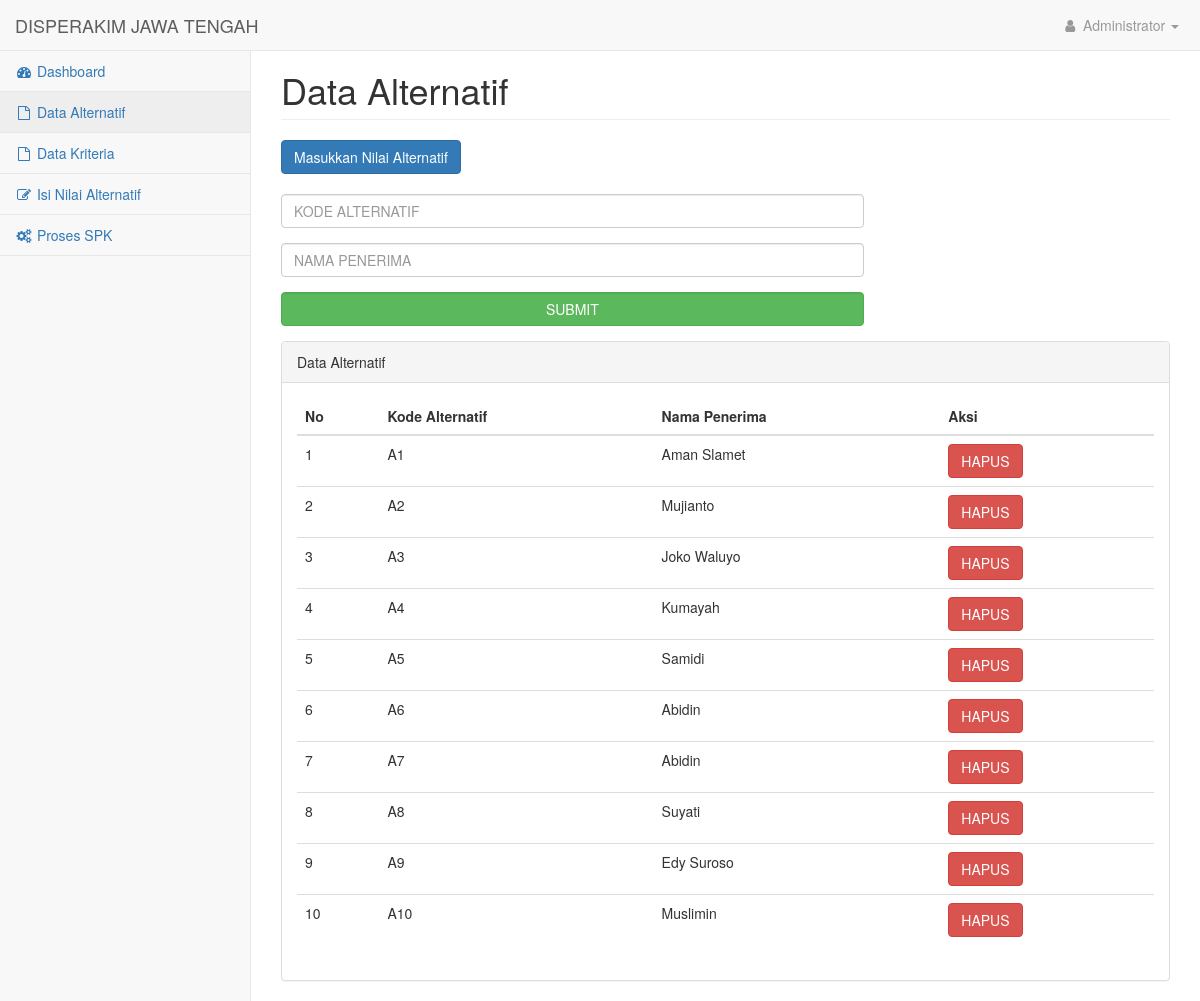
Screenshot of /alternatif.php (signed in) with the database file from the repository.
### tables this page shows
CREATE TABLE `penghuni` (
  `id_penghuni` int(11) NOT NULL,
  `kode_penghuni` varchar(20) NOT NULL,
  `nama_penghuni` varchar(50) NOT NULL
);

### alternatif.php (the view, shortened to what this page needs)
<?php
    include 'onek.php';
    require_once 'nav.php';
?>
            <div id="page-wrapper">
                <div class="container-fluid">
                    <div class="row">
                        <div class="col-lg-12">
                            <h1 class="page-header">Data Alternatif</h1>
                            <a class="btn btn-primary"href="nilai.php">Masukkan Nilai Alternatif</a><br><br>
                        </div>
                        <div class="col-lg-8">
                            <form role="form" action="" method="POST">
                                <div class="form-group">
                                    <input type="text" required name="kode_penghuni" class="form-control" placeholder="KODE ALTERNATIF">
                                </div>
                                <div class="form-group">
                                    <input type="text" required name="nama_penghuni" class="form-control" placeholder="NAMA PENERIMA">
                                </div>
                                <div class="form-group">
                                    <input type="submit" name="submit" class="form-control btn btn-success form-control" value="SUBMIT" placeholder="submit">
                                </div>
                            </form>
                        </div>
                        <div class="col-lg-12">
                            <div class="panel panel-default">
                                <div class="panel-heading">
                                    Data Alternatif
                                </div>
                                <div class="panel-body">
                                    <div class="table-responsive">
                                        <table class="table">
                                            <thead>
                                                <tr>
                                                    <th>No</th>
                                                    <th>Kode Alternatif</th>
                                                    <th>Nama Penerima</th>
                                                    <th>Aksi</th>
                                                </tr>
                                            </thead>
                                            <tbody>
                                                <?php
                                                   $sql ="SELECT * FROM penghuni";
                                                   $query = mysqli_query($dbcon, $sql);
                                                   $n = 1 ;
                                                   while ($penghuni=mysqli_fetch_array($query)) {
                                                ?>
                                                <tr>
                                                    <td><?=$n?></td>
                                                    <td><?=$penghuni['kode_penghuni']?></td>
                                                    <td><?=$penghuni['nama_penghuni']?></td>
                                                    <td><a class="btn btn-danger" onclick="return confirm('Apakah tetap ingin menghapus ?')" href='aksi/hapusa.php?name=<?=$penghuni['kode_penghuni'];?>'>HAPUS</a></td>
                                                </tr>
                                                <?php
                                                    $n++;
                                                    }
                                                ?>
                                            </tbody>
                                        </table>
                                    </div>
                                </div>
                            </div>
                        </div>
                    </div>
                </div>
            </div>
        </div>
<?php
    require_once 'foot.php';
 ?>

### nav.php (shortened to what this page needs)
<!DOCTYPE html>
<html lang="en">
    <head>
        <link href="css/bootstrap.min.css" rel="stylesheet">
        <link href="css/metisMenu.min.css" rel="stylesheet">
        <link href="css/timeline.css" rel="stylesheet">
        <link href="css/startmin.css" rel="stylesheet">
        <link href="css/morris.css" rel="stylesheet">
        <link href="css/font-awesome.min.css" rel="stylesheet" type="text/css">
    </head>
    <body>
        <div id="wrapper">
            <nav class="navbar navbar-default navbar-fixed-top" role="navigation">
                <div class="navbar-header">
                    <a class="navbar-brand" href="">DISPERAKIM JAWA TENGAH</a>
                </div>
                <ul class="nav navbar-right navbar-top-links">
                    <li class="dropdown">
                        <a class="dropdown-toggle" data-toggle="dropdown" href="#">
                            <i class="fa fa-user fa-fw"></i> Administrator <b class="caret"></b>
                        </a>
                    </li>
                </ul>
                <div class="navbar-default sidebar" role="navigation">
                    <div class="sidebar-nav navbar-collapse">
                        <ul class="nav" id="side-menu">
                            <li>
                                <a href="index.php" class=""><i class="fa fa-dashboard fa-fw"></i> Dashboard</a>
                            </li>
                            <li>
                                <a href="alternatif.php" class="active"><i class="fa fa-file-o fa-fw"></i> Data Alternatif</a>
                            </li>
                            <li>
                                <a href="kriteria.php" class=""><i class="fa fa-file-o fa-fw"></i> Data Kriteria</a>
                            </li>
                            <li>
                                <a href="nilai.php" class=""><i class="fa fa-edit fa-fw"></i> Isi Nilai Alternatif</a>
                            </li>
                            <li>
                                <a href="spk.php" class=""><i class="fa fa-cogs fa-fw"></i> Proses SPK</a>
                            </li>
                        </ul>
                    </div>
                </div>
            </nav>

### foot.php (shortened to what this page needs)
    </body>
</html>

### css/startmin.css (style rules this page uses)
body { background-color: #f8f8f8; }
#wrapper { width: 100%; }
#page-wrapper { padding-top: 30px; min-height: 568px; background-color: #fff; }
@media (min-width:768px) { #page-wrapper { position: inherit; margin-left: 250px; padding: 30px 15px 0 15px; border-left: 1px solid #e7e7e7; } }
.navbar-header { float: left; }
.navbar-right { text-align: right; }
.navbar-top-links { margin: 0; }
.navbar-top-links li { display: inline-block; }
.navbar-top-links li:last-child { margin-right: 6px; }
.navbar-top-links li a { padding: 15px; min-height: 50px; }
.navbar-top-links>li>a { color: #999; }
.sidebar .sidebar-nav.navbar-collapse { padding-right: 0; padding-left: 0; }
.sidebar ul li { border-bottom: 1px solid #e7e7e7; }
.sidebar ul li a.active { background-color: #eee; }
@media (min-width:768px) { .sidebar { z-index: 1; position: absolute; width: 250px; margin-top: 51px; } }

### rows the page displays
penghuni: kode_penghuni "A1", nama_penghuni "Aman Slamet"
penghuni: kode_penghuni "A2", nama_penghuni "Mujianto"
penghuni: kode_penghuni "A3", nama_penghuni "Joko Waluyo"
penghuni: kode_penghuni "A4", nama_penghuni "Kumayah"
penghuni: kode_penghuni "A5", nama_penghuni "Samidi"
penghuni: kode_penghuni "A6", nama_penghuni "Abidin"
penghuni: kode_penghuni "A7", nama_penghuni "Abidin"
penghuni: kode_penghuni "A8", nama_penghuni "Suyati"
penghuni: kode_penghuni "A9", nama_penghuni "Edy Suroso"
penghuni: kode_penghuni "A10", nama_penghuni "Muslimin"
